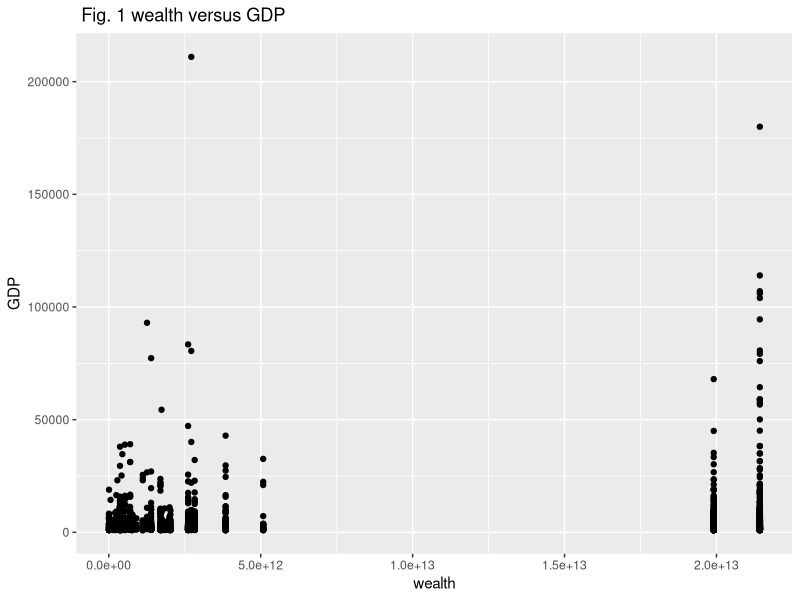
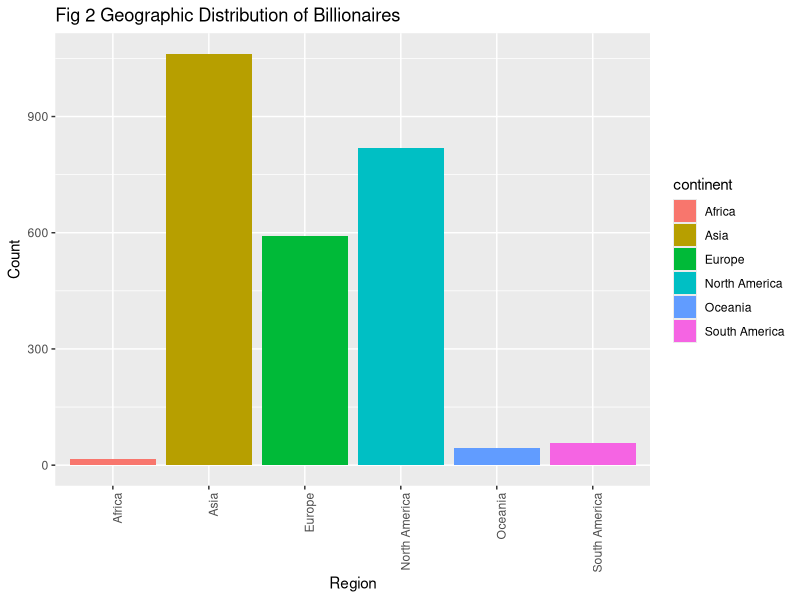
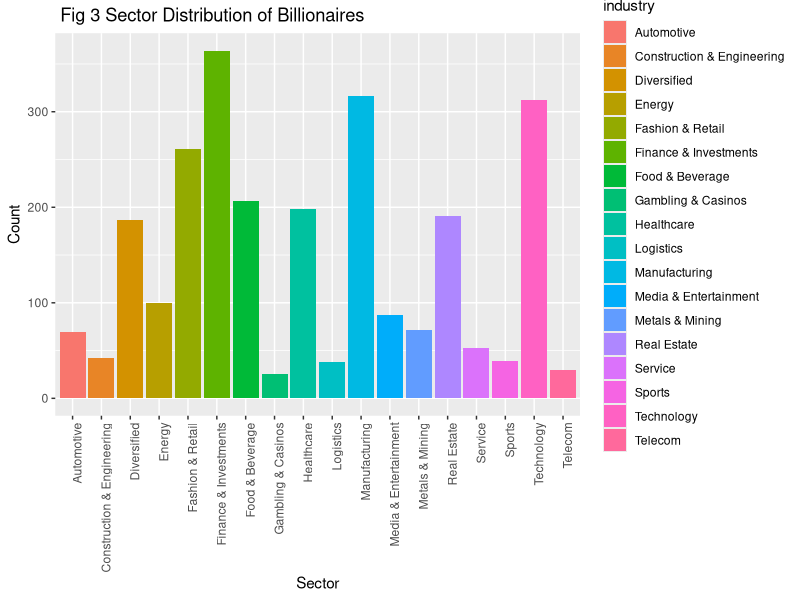
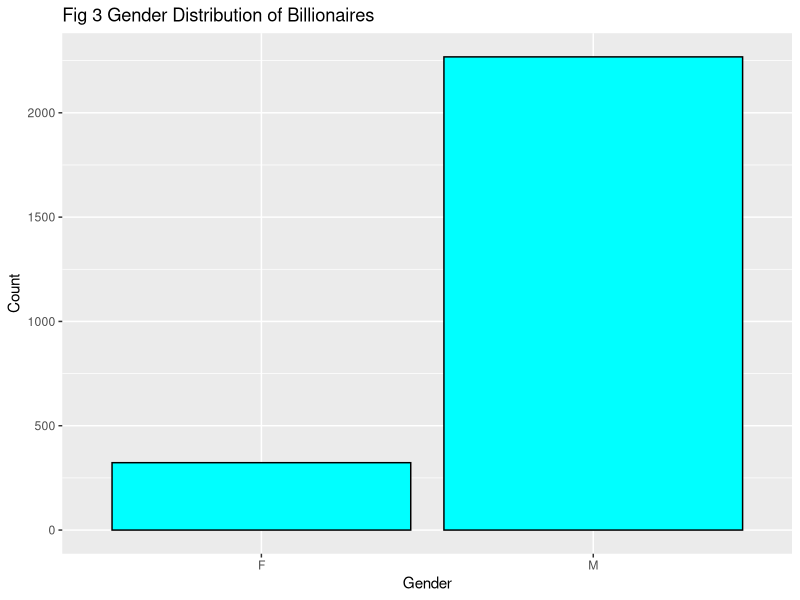
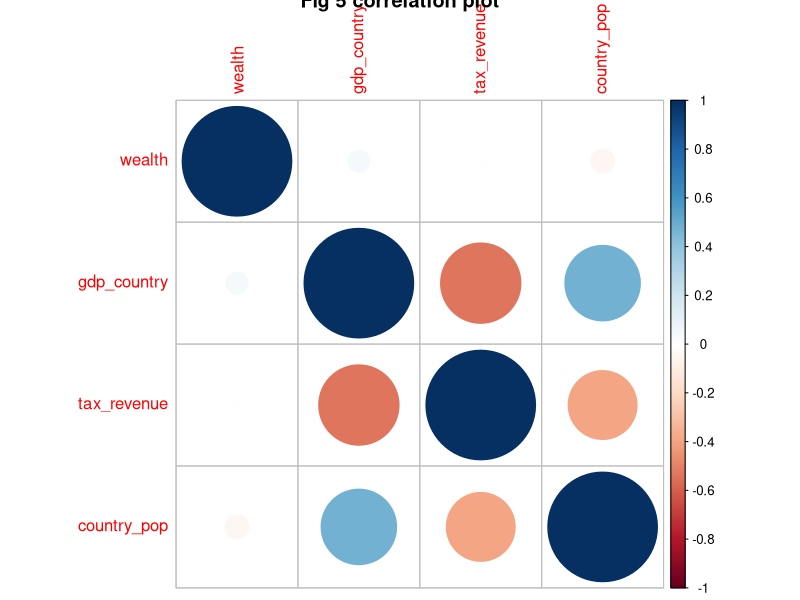
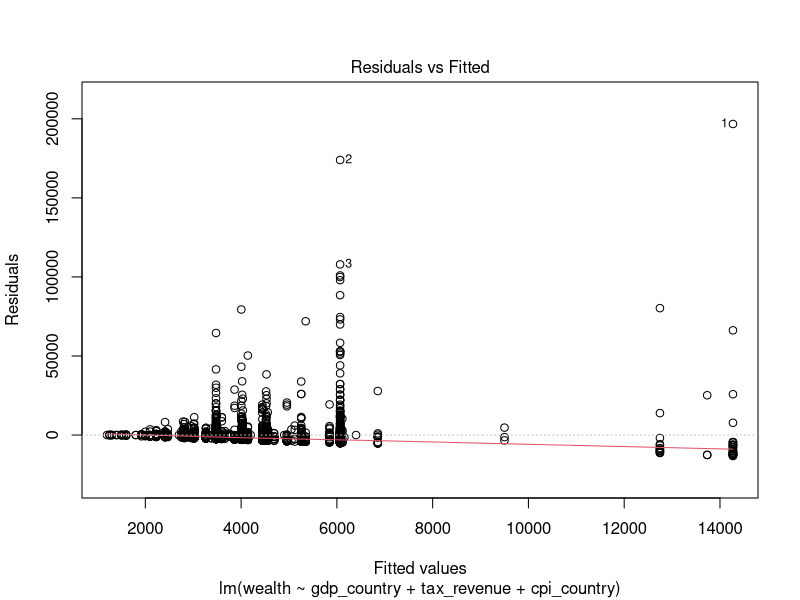
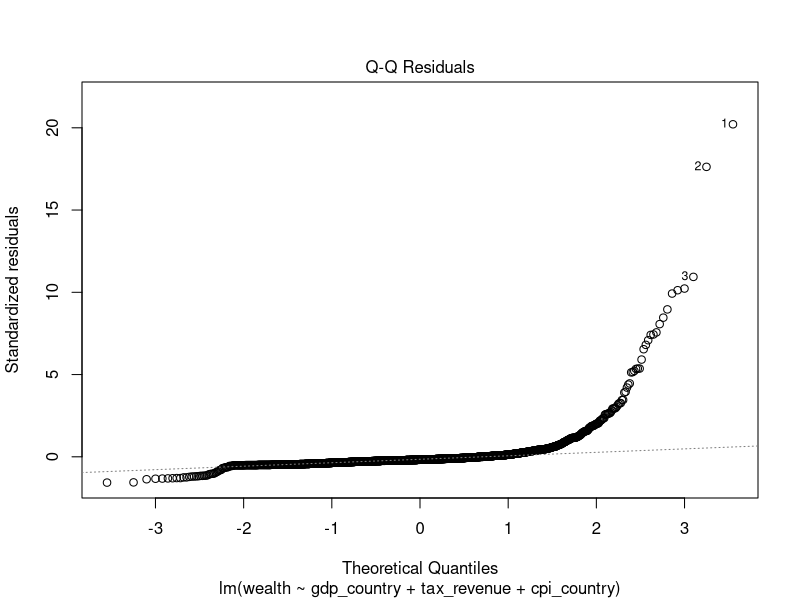
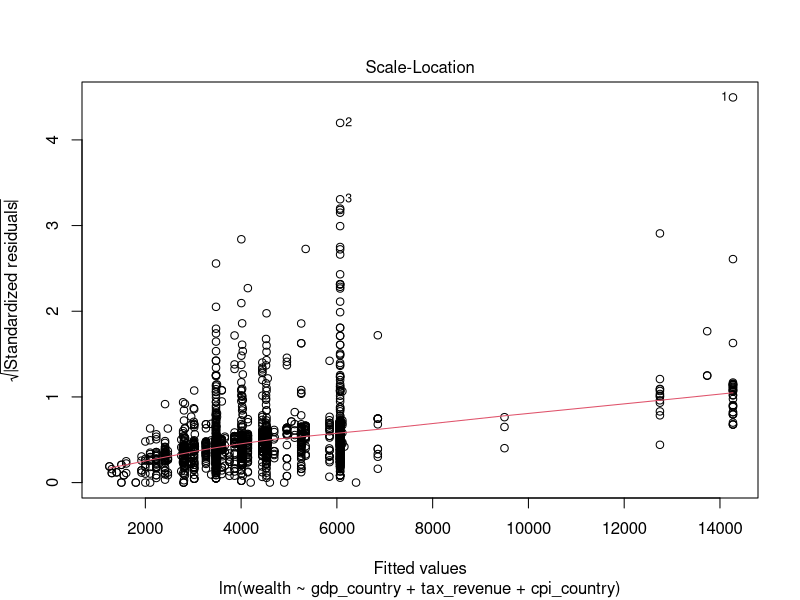

Write the R code that produced these figures, in order.
## ---- chunk 1
#| warning: false
# Load necessary libraries
library(tidyverse)
library(lubridate)
library(ggplot2)
library(corrplot)
library(car)
library(lmtest)

# Step 1: Load and Inspect Data
billionaires_data <- read.csv("billionaires_data.csv")
#str(billionaires_data)
summary_billionaires_data <- summary(billionaires_data)


# Distribution of billionaire ages
billionaire_ages_plot <- ggplot(billionaires_data, aes(x = age)) +
  geom_histogram(binwidth = 5, fill = 'blue', color = 'black') +
  labs(title = "Distribution of Billionaire Ages", x = "Age", 
       y = "Frequency")

# Gender distribution
Gender_distribution_plot <- ggplot(billionaires_data, aes(x = gender)) +
  geom_bar(fill = 'cyan', color = 'black') +
  labs(title = "Fig 3 Gender Distribution of Billionaires", x = "Gender",
       y = "Count")

# Sector-specific dynamics
Sector_distribution_plot <- ggplot(billionaires_data, aes(x = industry,
                                                          fill = industry)) +
  geom_bar() +
  theme(axis.text.x = element_text(angle = 90, hjust = 1)) +
  labs(title = " Fig 3 Sector Distribution of Billionaires", x = "Sector", 
       y = "Count")

# Geographic Distribution of Billionaires
Geographic_distribution_plot <- ggplot(billionaires_data, aes(x = continent,
                                                          fill = continent)) +
  geom_bar() +
  theme(axis.text.x = element_text(angle = 90, hjust = 1)) +
  labs(title = "Fig 2 Geographic Distribution of Billionaires", x = "Region",
       y = "Count")

# Scatter plots for wealth versus GDP growth or other economic indicators
wealth_distribution_plot <- ggplot(billionaires_data, aes(x = gdp_country, y = wealth))+ 
  labs(title = " Fig. 1 wealth versus GDP", x = "wealth",
       y = "GDP") + geom_point()

# Correlation plot for all economic indicators
cor_data <- select(billionaires_data, wealth, gdp_country, tax_revenue,
                   country_pop)
corr_matrix <- cor(cor_data, use = "complete.obs")
#corrplot(corr_matrix, method = "circle", title = "Fig 5 correlation plot")



# Model Building
model <- lm(wealth ~ gdp_country + tax_revenue + cpi_country, 
            data = billionaires_data)
#summary(model)
# Check for homoscedasticity
bptesto <-bptest(model)
#print(bptesto )

# Coefficients, p-values, and diagnostic plots
anova(model)
#plot(model)
## ---- chunk 2
#| echo: false
wealth_distribution_plot
## ---- chunk 3
#| echo: false
Geographic_distribution_plot
## ---- chunk 4
#| fig-width: 7.5
#| fig-height: 4
#| echo: false
Sector_distribution_plot
## ---- chunk 5
#| echo: false
Gender_distribution_plot
## ---- chunk 6
#| fig-width: 7.5
#| fig-height: 6
#| echo: false
cor_data <- select(billionaires_data, wealth, gdp_country, tax_revenue,
                   country_pop)
corr_matrix <- cor(cor_data, use = "complete.obs")
corr_plot <- corrplot(corr_matrix, method = "circle", title = "Fig 5 correlation plot")
## ---- chunk 7
#| warning: false
#| echo: false
print(model)
## ---- chunk 8
#| warning: false
#| echo: false
plot(model)
## ---- chunk 9
#| echo: false
#  Statistical Tests and Assumption Checking
# Check for normality
shapiro <- shapiro.test(billionaires_data$wealth)
print(shapiro)
